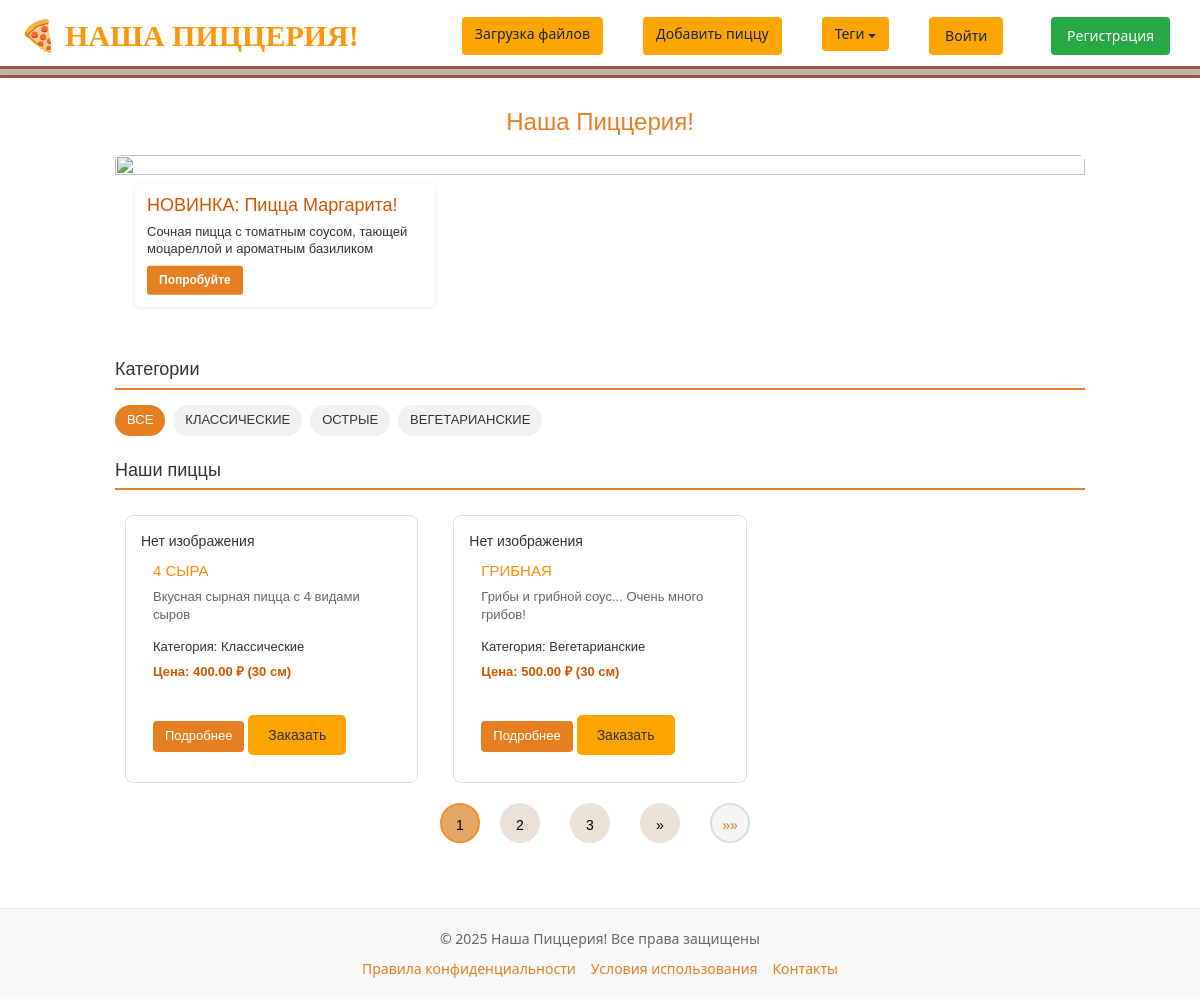
/, run on an earlier commit of the app's database.
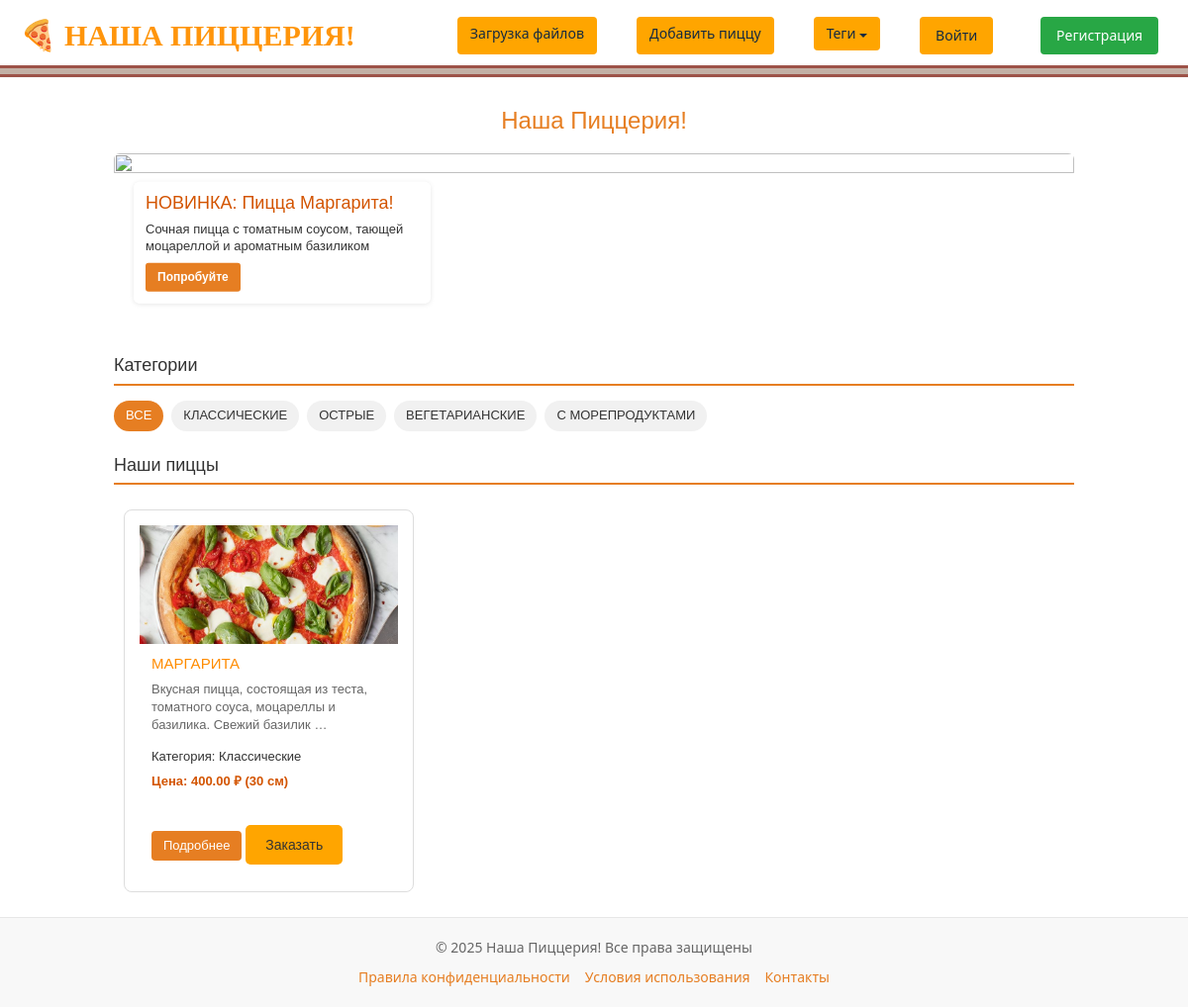
And on a later commit of the database.
### homepage/models.py (models this page shows, shortened)
class Category(models.Model):
    name = models.CharField(max_length=100, verbose_name = 'Категория')
    slug = models.SlugField(max_length=255, db_index=True, unique=True)
    class Meta:
        verbose_name = 'Категория'
        verbose_name_plural = 'Категории'

class Pizza(models.Model):
    class Status(models.IntegerChoices):
        NOTAVAILABLE = 0, 'Нет в наличии'
        AVAILABLE = 1, 'Есть в наличии'
    name = models.CharField(max_length=255, verbose_name = 'Название')
    slug = models.SlugField(max_length=255, unique=True, db_index=True)
    description = models.TextField(blank=True, verbose_name='Описание')
    price = models.DecimalField(max_digits=6, decimal_places=2, verbose_name='Цена')
    diameter = models.PositiveIntegerField(default = 30,verbose_name='Диаметр (см)')
    is_available = models.BooleanField(choices=tuple(map(lambda x: (bool(x[0]), x[1]), Status.choices)), default=Status.NOTAVAILABLE, verbose_name="Статус")
    time_create = models.DateTimeField(auto_now_add=True, verbose_name='Время создания')
    time_update = models.DateTimeField(auto_now=True, verbose_name='Время обновления')
    image = models.ImageField(upload_to="pizzas/%Y/%m/%d/", default=None, blank=True, null=True, verbose_name="Фото")
    uploaded_at = models.DateTimeField(auto_now_add=True)
    category = models.ForeignKey(Category, on_delete=models.PROTECT, default = 1, verbose_name = 'Категория')
    tags = models.ManyToManyField('TagPost', blank=True, related_name='pizzas', verbose_name = 'Тэги')
    history = models.OneToOneField('PizzaHistory', on_delete=models.SET_NULL, null=True, related_name='history', verbose_name = 'История создания')
    history_text = models.TextField(blank=True, verbose_name='История создания')  # Новое текстовое поле
    class Meta:
        verbose_name = 'Пицца'
        verbose_name_plural = 'Пиццы'
    objects = models.Manager()
    published = AvailablePizzaManager()
    class Meta:
        verbose_name = 'Пицца'
        verbose_name_plural = 'Пиццы'
        ordering = ['name']

### homepage/views.py (the view)
# urls.py: path('', views.PizzaHome.as_view(), name='homepage'),
class PizzaHome(DataMixin, ListView):
    model = Pizza
    template_name = 'homepage/homepage/homepage.html'
    context_object_name = 'pizzas'
    def get_queryset(self):
        queryset = Pizza.published.all().select_related('category')
        category_slug = self.kwargs.get('category_slug')
        if category_slug:
            self.category = get_object_or_404(Category, slug=category_slug)
            queryset = queryset.filter(category=self.category)
        return queryset
    def get_context_data(self, **kwargs):
        context = super().get_context_data(**kwargs)
        context['categories'] = Category.objects.all()
        category_slug = self.kwargs.get('category_slug')
        if category_slug:
            context['current_category'] = self.category
            context['cat_selected'] = self.category.id
            context['title'] = f'Категория: {self.category.name}'
        else:
            context['cat_selected'] = None
            context['title'] = 'Все пиццы'
        return self.get_mixin_context(context)

### homepage/models.py (called while the page is built)
    def get_queryset(self):
        return super().get_queryset().filter(is_available=Pizza.Status.AVAILABLE)

### homepage/templatetags/pizza_tags.py (called while the page is built)
@register.inclusion_tag('homepage/list_tags.html')
def show_tags():
    tags = TagPost.objects.all()
    return {'tags': tags}

### homepage/utils.py (called while the page is built)
    def get_mixin_context(self, context, **kwargs):
        context = context or {}
        if self.title_page:
            context['title'] = self.title_page
        context.update(kwargs)
        return context

### templates/homepage/homepage/homepage.html (shortened to what this page needs)
{% extends 'base.html' %}
{% load static %}
{% block content %}
<div class="pizzeria-container">
    <h1 class="main-title">Наша Пиццерия!</h1>
    <div class="hero-banner" style="flex: 2; position: relative; min-height: 180px;">
      <img src="https://sun9-76.userapi.com/impg/-jSG0x8DSoXQk3f040agb9259b6xH1SC-54k2g/pktpnXTFhOQ.jpg?size=1370x375&quality=95&sign=178ba12cc2fd88db8beca677562de933&type=album"
           style="width: 100%; height: 100%; object-fit: cover; border-radius: 6px;">
      <div style="position: absolute; top: 50%; left: 20px; transform: translateY(-50%); max-width: 300px; background-color: rgba(255, 255, 255, 0.9); padding: 12px; border-radius: 6px; box-shadow: 0 1px 5px rgba(0,0,0,0.1);">
        <h2 style="color: #d35400; margin: 0; font-size: 18px;">НОВИНКА: Пицца Маргарита!</h2>
        <p style="color: #333; font-size: 13px; margin: 8px 0; line-height: 1.3;">Сочная пицца с томатным соусом, тающей моцареллой и ароматным базиликом</p>
        <a href="#" style="display: inline-block; background-color: #e67e22; color: white; padding: 6px 12px; text-decoration: none; border-radius: 3px; font-weight: bold; font-size: 12px;">Попробуйте</a>
      </div>
    </div>
<h2 class="section-title">Категории</h2>
<div class="categories-list">
    <span class="category-item {% if cat_selected is None %}active{% endif %}">
        ВСЕ
    </span>
    {% for category in categories %}
    <span class="category-item {% if cat_selected == category.id %}active{% endif %}">
        {{ category.name|upper }}
    </span>
    {% empty %}
    <p>Нет доступных категорий</p>
    {% endfor %}
</div>
<h2 class="section-title">Наши пиццы</h2>
<div class="pizzas-grid">
    {% for pizza in pizzas %}
    <div class="pizza-card" data-category-slug="{{ pizza.category.slug }}">
        {% if pizza.image %}
        <img src="{{ pizza.image.url }}" alt="{{ pizza.name }}" class="pizza-image">
        {% else %}
        <div class="pizza-image-placeholder">Нет изображения</div>
        {% endif %}
        <div class="pizza-content">
            <h3 class="pizza-title">{{ pizza.name|upper }}</h3>
            <p class="pizza-description">{{ pizza.description|truncatewords:12 }}</p>
            <div class="pizza-meta">
                <p class="pizza-category">
                    <span>Категория:</span> {{ pizza.category.name }}
                </p>
                <p class="pizza-price">
                    <span>Цена:</span> {{ pizza.price }} ₽
                    <span class="pizza-diameter">({{ pizza.diameter }} см)</span>
                </p>
            </div>
            <div class="pizza-link-container">
                <a href="{% if pizza.slug %}{% url 'pizza_detail' pizza.slug %}{% else %}#{% endif %}" class="pizza-link">
                    Подробнее
                </a>
                {% if pizza.is_available %}
                <button class="order-btn" data-slug="{{ pizza.slug }}">Заказать</button>
                {% else %}
                <span class="out-of-stock">Нет в наличии</span>
                {% endif %}
            </div>
        </div>
    </div>
    {% empty %}
    <p class="empty-message">Пицц пока нет</p>
    {% endfor %}
</div>
{% block pagination %}
{% if page_obj.has_other_pages %}
<nav class="list-pages">
    <ul>
        {% for p in paginator.page_range %}
            {% if page_obj.number == p %}
                <li class="page-num page-num-selected">{{ p }}</li>
            {% elif p >= page_obj.number|add:-2 and p <= page_obj.number|add:2 %}
                <li class="page-num">
                    <a href="?page={{ p }}">{{ p }}</a>
                </li>
            {% endif %}
        {% endfor %}
        {% if page_obj.has_next %}
        <li class="page-num">
            <a href="?page={{ page_obj.next_page_number }}">&raquo;</a>
        </li>
        <li class="page-num">
            <a href="?page={{ paginator.num_pages }}">&raquo;&raquo;</a>
        </li>
        {% endif %}
    </ul>
</nav>
{% endif %}
{% endblock %}
{% endblock %}

### templates/base.html (shortened to what this page needs)
{% load pizza_tags %}
{% load static %}
<!DOCTYPE html>
<html lang="ru">
<head>
    <link rel="stylesheet" href="{% static 'css/styles.css' %}">
    <link rel="stylesheet" href="https://maxcdn.bootstrapcdn.com/bootstrap/3.4.1/css/bootstrap.min.css">
</head>
<body>
    <header class="header">
    <div class="header-container">
        <a href="/" class="header-brand" style="text-decoration: none; color: #ff950b; font-family: 'Arial Black';">
            <span style="font-size: 30px;">🍕 НАША ПИЦЦЕРИЯ!</span>
        </a>
        <nav class="header-nav">
            <a href="{% url 'about' %}" class="btn btn-about">Загрузка файлов</a>
                <a href="{% url 'add_page' %}" class="btn btn-addpizza">Добавить пиццу</a>
            <div class="dropdown">
                <a href="#" class="btn btn-tags">Теги <span class="caret"></span></a>
            </div>
<div class="user-auth-section" style="margin-left: auto; display: flex; align-items: center; gap: 10px;">
    {% if user.is_authenticated %}
        <div style="display: flex; align-items: center; background-color: rgba(255,255,255,0.1); padding: 5px 15px; border-radius: 20px;">
            <a href="{% url 'users:profile' %}" class="username" style="color: rgb(255, 149, 0); font-weight: bold; margin-right: 10px; text-decoration: none;">
                {{ user.username }}
            </a>
            <span style="color: rgba(255,255,255,0.5); margin-right: 10px;">|</span>
            <a href="{% url 'users:logout' %}" class="btn btn-logout" style="background-color: #dc3545; color: white; padding: 5px 10px; border-radius: 4px; font-size: 0.9em; text-decoration: none;">
                Выйти
            </a>
        </div>
    {% else %}
        <div style="display: flex; align-items: center; gap: 10px;">
            <a href="{% url 'users:login' %}" class="btn btn-login" style="padding: 8px 15px; border-radius: 4px; text-decoration: none;">
                Войти
            </a>
            <span style="color: white;">|</span>
            <a href="{% url 'users:register' %}" class="btn btn-register" style="padding: 8px 15px; border-radius: 4px; background-color: #28a745; color: white; text-decoration: none;">
                Регистрация
            </a>
        </div>
    {% endif %}
</div>
        </nav>
    </div>
</header>
    <main class="main">
        {% block content %}
        {% endblock %}
    </main>
    <footer class="pizza-footer">
        <div class="footer-content">
            <p class="copyright">© 2025 Наша Пиццерия! Все права защищены</p>
            <div class="footer-links">
                <a href="/privacy" class="footer-link">Правила конфиденциальности</a>
                <a href="/terms" class="footer-link">Условия использования</a>
                <a href="/contacts" class="footer-link">Контакты</a>
            </div>
        </div>
    </footer>
</body>
</html>

### static/css/styles.css (style rules this page uses)
.header { background-color: #e6e0da; padding: 1rem 0; border-bottom: 1px solid #e5e5e5; }
.header::before { content: ""; position: absolute; left: 0; top: 2.75rem; width: 100%; height: .5rem; background-color: #c3b0a5; border-top: .125rem solid #9d5248; border-bottom: .125rem solid #9d5248; }
.header-container { max-width: 1140px; margin: 0 auto; padding: 0 15px; display: flex; justify-content: space-between; align-items: center; }
.header-brand { font-size: 1.0rem; font-weight: 450; color: #212529; text-decoration: none; }
.header-nav { display: flex; gap: 1.5rem; }
.header-nav a { color: #142a40; text-decoration: none; font-weight: 500; transition: color 0.2s; }
.header-nav a { font-family: inherit; }
:root { --primary-orange: #FF8C00; --secondary-orange: #FFA500; --light-orange: #FFD700; }
body { background-color: #FFF8DC; font-family: Arial, sans-serif; }
header { background-color: var(--primary-orange); padding: 1rem; color: white; }
nav a { color: white; margin: 0 10px; text-decoration: none; }
button, .btn { background-color: var(--secondary-orange); color: white; border: none; padding: 10px 20px; cursor: pointer; border-radius: 5px; }
.pizza-card { border: 1px solid var(--light-orange); background-color: white; border-radius: 10px; padding: 15px; margin: 10px; }
.pizza-card h3 { color: var(--primary-orange); }

### templates/base.html (style rules this page uses)
html, body { height: 100%; margin: 0; padding: 0; font-size: 24px; font-family: 'Segoe UI', Tahoma, Geneva, Verdana, sans-serif; display: flex; flex-direction: column; }
.header { background-color: #ffffff; box-shadow: 0 2px 4px rgba(0,0,0,0.1); padding: 15px 0; }
.header-container { max-width: 1200px; margin: 0 auto; padding: 0 20px; display: flex; justify-content: space-between; align-items: center; }
.main { flex: 1; padding: 20px; max-width: 1200px; margin: 0 auto; width: 100%; }
.pizza-footer { background-color: #f8f8f8; padding: 20px 0; border-top: 1px solid #e7e7e7; flex-shrink: 0; margin-top: auto; }
.header-brand { color: #e67e22; text-decoration: none; font-weight: bold; font-size: 25px; }
.header-nav { display: flex; gap: 20px; font-size: 14px; }
.dropdown { position: relative; display: inline-block; }
.caret { display: inline-block; width: 0; height: 0; margin-left: 5px; vertical-align: middle; border-top: 4px solid; border-right: 4px solid transparent; border-left: 4px solid transparent; }
.footer-content { max-width: 1000px; margin: 0 auto; padding: 0 15px; text-align: center; }
.copyright { color: #666; font-size: 14px; margin-bottom: 10px; }
.footer-links { display: flex; gap: 15px; justify-content: center; flex-wrap: wrap; }
.footer-link { color: #e67e22; text-decoration: none; font-size: 14px; }

### templates/homepage/homepage/homepage.html (style rules this page uses)
.pizza-card { transition: all 0.3s ease; opacity: 1; transform: scale(1); }
.pizzeria-container { max-width: 1000px; margin: 0 auto; padding: 15px; font-family: Arial, sans-serif; font-size: 14px; }
.main-title { color: #e67e22; text-align: center; margin: 0 0 20px 0; font-size: 24px; }
.section-title { color: #333; font-size: 18px; border-bottom: 2px solid #e67e22; padding-bottom: 8px; margin: 25px 0 15px 0; }
.categories-list { display: flex; flex-wrap: wrap; gap: 8px; margin-bottom: 20px; }
.category-item { padding: 6px 12px; background-color: #f1f1f1; border-radius: 20px; text-decoration: none; color: #333; transition: all 0.3s; font-size: 13px; }
.category-item.active, .category-item:hover { background-color: #e67e22; color: white; }
.pizzas-grid { display: grid; grid-template-columns: repeat(auto-fill, minmax(250px, 1fr)); gap: 15px; align-items: stretch; }
.pizza-card { border: 1px solid #ddd; border-radius: 8px; transition: transform 0.3s; overflow: hidden; display: flex; flex-direction: column; height: 100%; }
.pizza-image { width: 100%; height: 120px; object-fit: cover; }
.pizza-content { padding: 12px; display: flex; flex-direction: column; flex-grow: 1; }
.pizza-title { color: #d35400; margin: 0 0 8px 0; font-size: 15px; }
.pizza-description { color: #666; line-height: 1.4; font-size: 13px; margin: 0 0 8px 0; }
.pizza-category, .pizza-price { color: #333; margin: 6px 0; font-size: 13px; }
.pizza-price { font-weight: bold; color: #d35400; }
.pizza-link-container { margin-top: auto; padding-top: 8px; }
.pizza-link { display: inline-block; background-color: #e67e22; color: white; padding: 6px 12px; border-radius: 4px; text-decoration: none; font-size: 13px; }

What changed in the data, as far as the page shows it:
removed Pizza: image "Нет изображения", name "4 СЫРА", description "Вкусная сырная пицца с 4 видами сыров", category.name "Классические", price "400.00", diameter "30"
removed Pizza: image "Нет изображения", name "ГРИБНАЯ", description "Грибы и грибной соус... Очень много грибов!", category.name "Вегетарианские", price "500.00", diameter "30"
added Category: name "С МОРЕПРОДУКТАМИ"
added Pizza: image (picture), name "МАРГАРИТА", description "Вкусная пицца, состоящая из теста, томатного соуса, моцареллы и базилика. Свежий базилик …", category.name "Классические", price "400.00", diameter "30"
Also different on the page:
list line gone: "1"
list line gone: "2"
list line gone: "3"
